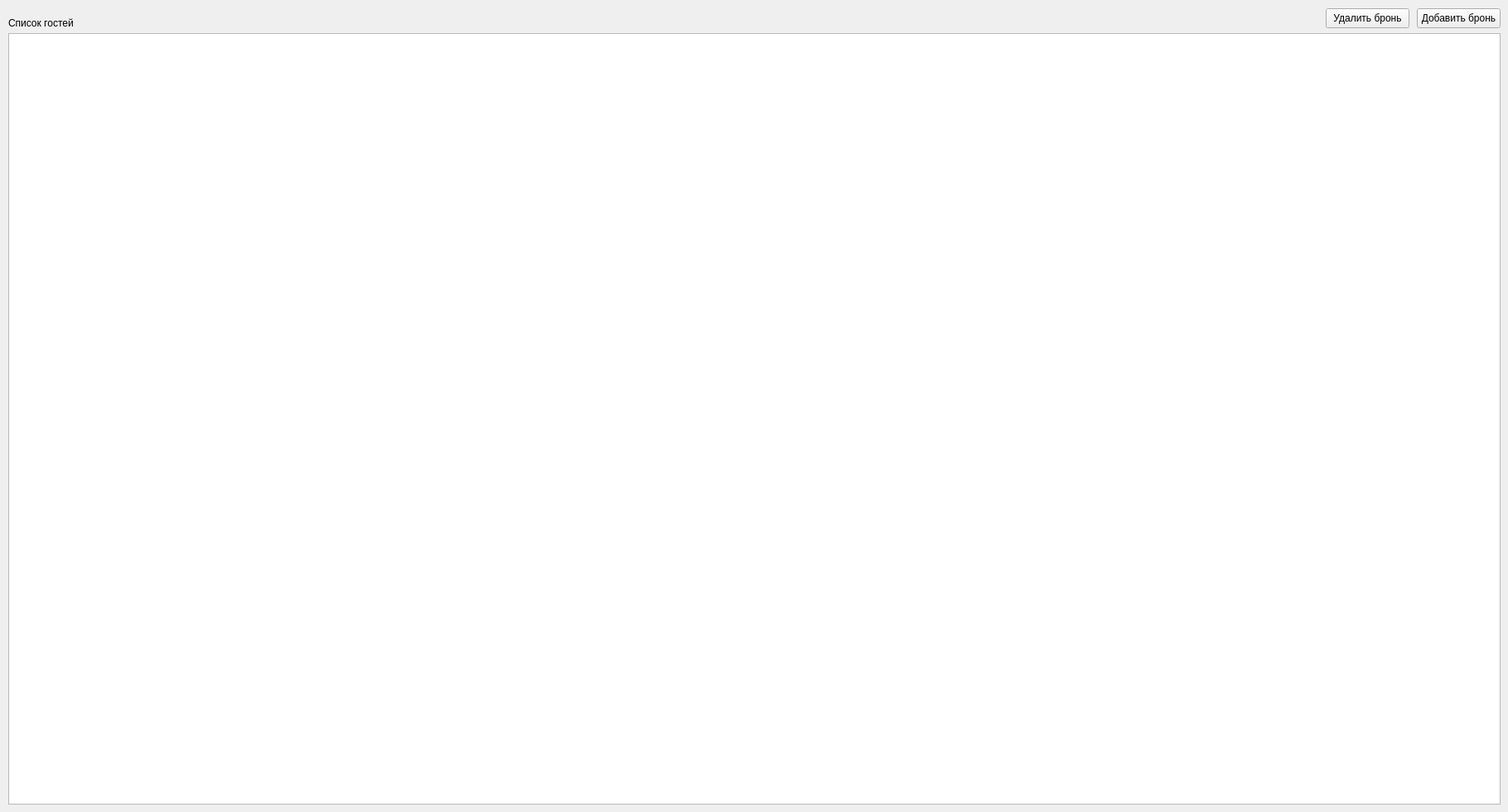
<?xml version="1.0" encoding="UTF-8"?>
<ui version="4.0">
 <class>ClientsListWidget</class>
 <widget class="QWidget" name="ClientsListWidget">
  <property name="geometry">
   <rect>
    <x>0</x>
    <y>0</y>
    <width>1820</width>
    <height>980</height>
   </rect>
  </property>
  <property name="windowTitle">
   <string>ClientsListWidget</string>
  </property>
  <widget class="QLabel" name="label">
   <property name="geometry">
    <rect>
     <x>10</x>
     <y>20</y>
     <width>401</width>
     <height>16</height>
    </rect>
   </property>
   <property name="text">
    <string>Список гостей</string>
   </property>
  </widget>
  <widget class="QPushButton" name="createBookingPushButton">
   <property name="geometry">
    <rect>
     <x>1710</x>
     <y>10</y>
     <width>101</width>
     <height>24</height>
    </rect>
   </property>
   <property name="text">
    <string>Добавить бронь</string>
   </property>
  </widget>
  <widget class="QPushButton" name="RemoveNookingPushButton">
   <property name="geometry">
    <rect>
     <x>1600</x>
     <y>10</y>
     <width>101</width>
     <height>24</height>
    </rect>
   </property>
   <property name="text">
    <string>Удалить бронь</string>
   </property>
  </widget>
  <widget class="QTableWidget" name="tableWidget">
   <property name="geometry">
    <rect>
     <x>10</x>
     <y>40</y>
     <width>1801</width>
     <height>931</height>
    </rect>
   </property>
  </widget>
 </widget>
 <resources/>
 <connections/>
</ui>
